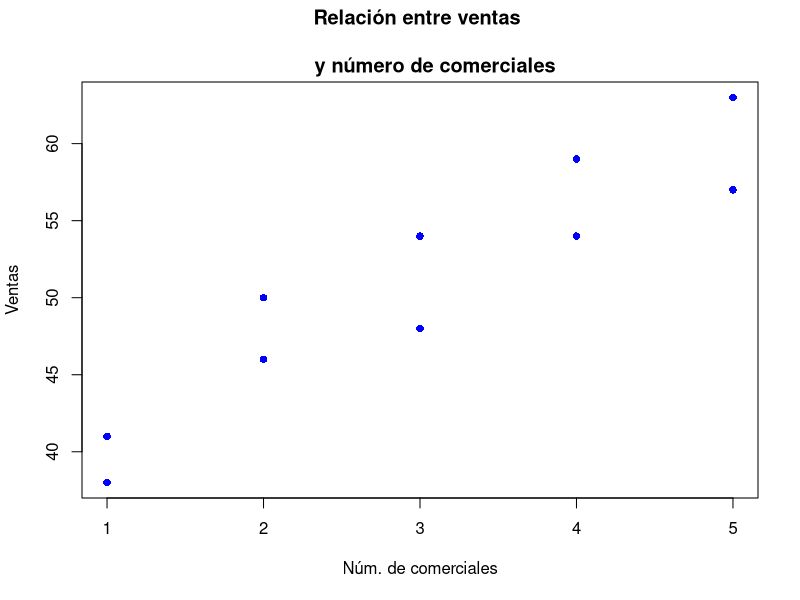

Write the R code that produced this figure.
x = c(2,5,1,3,4,1,5,3,4,2);
y = c(50,57,41,54,54,38,63,48,59,46);

plot(x,y,pch=16,col="blue",main="Relación entre ventas \n
     y número de comerciales",xlab="Núm. de comerciales",ylab="Ventas")
cor(x,y,method="pearson")
cor.test(x,y,method="pearson")
